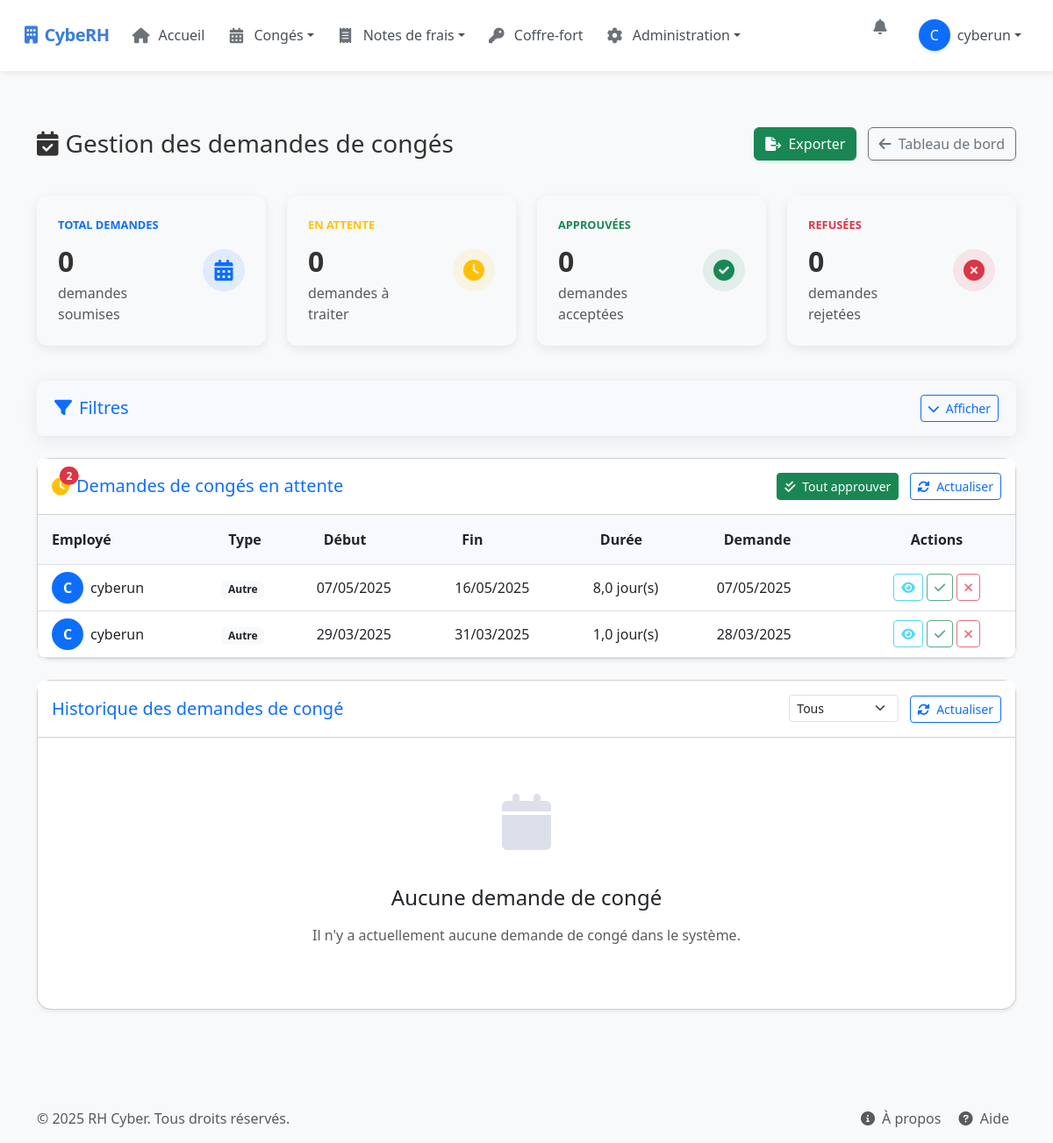
/manage-leaves/ (signed in), run on an earlier commit of the app's database.
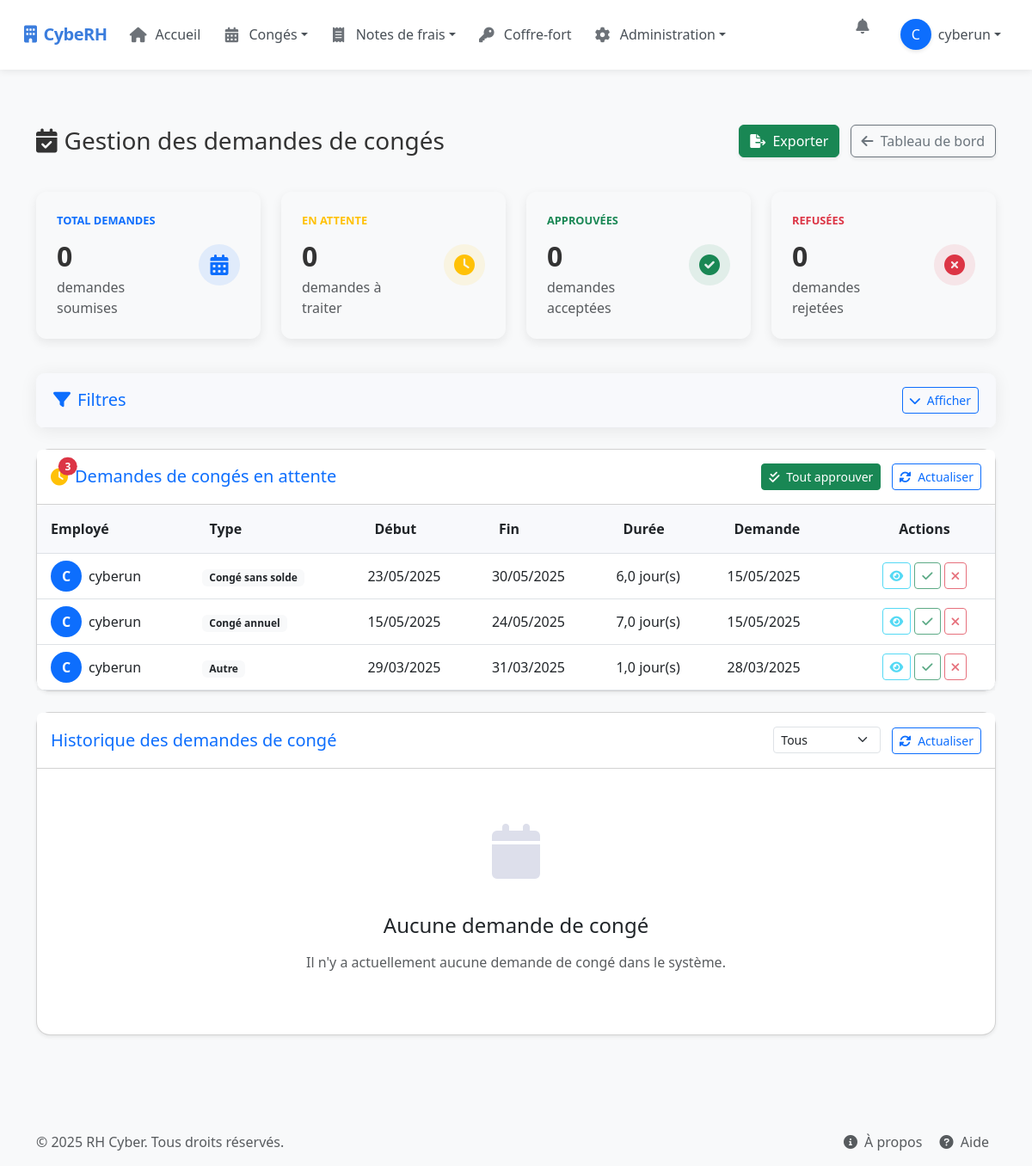
And on a later commit of the database.
### rh_management/models.py (models this page shows, shortened)
class LeaveRequest(models.Model):
    LEAVE_TYPES = (
        ('annual', 'Congé annuel'),
        ('sick', 'Congé maladie'),
        ('parental', 'Congé parental'),
        ('unpaid', 'Congé sans solde'),
        ('bereavement', 'Congé pour décès'),
        ('marriage', 'Congé pour mariage'),
        ('moving', 'Congé pour déménagement'),
        ('other', 'Autre')
    )
    STATUS_CHOICES = (
        ('pending', 'En attente'),
        ('approved', 'Approuvé'),
        ('rejected', 'Refusé')
    )
    HALF_DAY_PERIOD_CHOICES = (
        ('morning', 'Matin'),
        ('afternoon', 'Après-midi')
    )
    user = models.ForeignKey(User, on_delete=models.CASCADE, related_name='leave_requests')
    leave_type = models.CharField(max_length=20, choices=LEAVE_TYPES)
    start_date = models.DateField()
    end_date = models.DateField()
    half_day = models.BooleanField(default=False)
    half_day_period = models.CharField(max_length=10, choices=HALF_DAY_PERIOD_CHOICES, default='morning', blank=True)
    reason = models.TextField(blank=True, null=True)
    status = models.CharField(max_length=10, choices=STATUS_CHOICES, default='pending')
    attachment = models.FileField(upload_to='leave_attachments/', blank=True, null=True)
    created_at = models.DateTimeField(auto_now_add=True)
    updated_at = models.DateTimeField(auto_now=True)
    days_requested = models.DecimalField(max_digits=4, decimal_places=1, default=0)
    class Meta:
        ordering = ['-created_at']

### rh_management/views/leave_views.py (the view, shortened to what this page needs)
# urls.py: path("manage-leaves/", manage_leaves_view, name="manage_leaves"),
@login_required
@user_passes_test(is_admin_hr_or_encadrant)
def manage_leaves_view(request):
    if not request.user.is_authenticated:
        return redirect('login')
    from .permissions import is_encadrant, is_rh, is_admin
    is_admin_flag = is_admin(request.user)
    is_rh_flag = is_rh(request.user)
    is_encadrant_flag = is_encadrant(request.user)
    if not (is_admin_flag or is_rh_flag or is_encadrant_flag):
        messages.error(request, "Vous n'avez pas les permissions nécessaires pour accéder à cette page.")
        return redirect('dashboard')
    if is_admin_flag:
        pending_leaves = LeaveRequest.objects.filter(status='pending').order_by('-created_at')
        processed_leaves = LeaveRequest.objects.exclude(status='pending').order_by('-updated_at')
    elif is_encadrant_flag:
        stp_group = Group.objects.get(name='STP')
        stp_users = stp_group.user_set.all()
        pending_leaves = LeaveRequest.objects.filter(user__in=stp_users, status='pending').order_by('-created_at')
        processed_leaves = LeaveRequest.objects.filter(user__in=stp_users).exclude(status='pending').order_by('-updated_at')
    else:
        pending_leaves = LeaveRequest.objects.none()
        processed_leaves = LeaveRequest.objects.none()
    user_leaves = LeaveRequest.objects.filter(user=request.user).order_by('-created_at')
    new_leave_requests_count = LeaveRequest.objects.filter(status='pending').count()
    new_expense_reports_count = ExpenseReport.objects.filter(status='pending').count()
    new_kilometric_expenses_count = KilometricExpense.objects.filter(status='pending').count()
    context = {
        'pending_leaves': pending_leaves,
        'user_leaves': user_leaves,
        'processed_leaves': processed_leaves,
        'is_admin': is_admin_flag,
        'is_hr': is_rh_flag,
        'is_encadrant': is_encadrant_flag,
        'new_leave_requests_count': new_leave_requests_count,
        'new_expense_reports_count': new_expense_reports_count,
        'new_kilometric_expenses_count': new_kilometric_expenses_count,
    }
    return render(request, 'rh_management/manage_leaves.html', context)

### rh_management/views/permissions.py (called while the page is built)
def is_admin(user):
    return user.is_superuser

def is_rh(user):
    return user.is_staff or user.groups.filter(name="RH").exists()

def is_encadrant(user):
    return user.groups.filter(name="Encadrant").exists()

def is_admin_hr_or_encadrant(user):
    return user.is_superuser or user.is_staff or user.groups.filter(name='Encadrant').exists()

### templates/rh_management/manage_leaves.html (shortened to what the changed rows need)
{% extends "base.html" %}
{% block content %}
<div class="container py-4">
    <div class="d-sm-flex align-items-center justify-content-between leave-header">
        <h1 class="h3 mb-0 text-gray-800"><i class="fas fa-calendar-check me-2"></i>Gestion des demandes de congés</h1>
    </div>
    <div class="card shadow-sm mb-4 rounded-4">
        <div class="card-header py-3 d-flex justify-content-between align-items-center bg-white rounded-top">
            <div class="d-flex align-items-center">
                <span class="position-relative me-2">
                    <i class="fas fa-clock fa-lg text-warning"></i>
                    {% if pending_leaves %}
                    <span class="position-absolute top-0 start-100 translate-middle badge rounded-pill bg-danger">
                        {{ pending_leaves|length }}
                    </span>
                    {% endif %}
                </span>
            </div>
        </div>
        <div class="card-body p-0">
            {% if pending_leaves %}
                <div class="table-responsive">
                    <table class="table table-hover leave-table align-middle mb-0" id="pendingLeavesTable">
                        <thead>
                            <tr>
                                <th class="ps-3">Employé</th>
                                <th>Type</th>
                                <th>Début</th>
                                <th>Fin</th>
                                <th>Durée</th>
                                <th>Demande</th>
                                <th class="text-center">Actions</th>
                            </tr>
                        </thead>
                        <tbody>
                            {% for leave in pending_leaves %}
                                <tr class="leave-row">
                                    <td class="ps-3">
                                        <div class="d-flex align-items-center">
                                            <div class="user-bubble bg-primary text-white me-2">
                                                {{ leave.user.get_full_name|default:leave.user.username|slice:":1"|upper }}
                                            </div>
                                            <div>{{ leave.user.get_full_name|default:leave.user.username }}</div>
                                        </div>
                                    </td>
                                    <td>
                                        <span class="badge bg-light text-dark">{{ leave.get_leave_type_display }}</span>
                                    </td>
                                    <td>{{ leave.start_date|date:"d/m/Y" }}</td>
                                    <td>{{ leave.end_date|date:"d/m/Y" }}</td>
                                    <td>{{ leave.days_requested }} jour(s)</td>
                                    <td>{{ leave.created_at|date:"d/m/Y" }}</td>
                                    <td>
                                        <div class="btn-group-actions d-flex justify-content-center">
                                            <button type="button" class="btn btn-sm btn-outline-info me-1 view-leave"
                                                    data-bs-toggle="modal"
                                                    data-bs-target="#detailsModal{{ leave.id }}">
                                                <i class="fas fa-eye"></i>
                                            </button>
                                            <button type="button" class="btn btn-sm btn-outline-success me-1 approve-leave"
                                                    data-bs-toggle="modal"
                                                    data-bs-target="#approveModal{{ leave.id }}">
                                                <i class="fas fa-check"></i>
                                            </button>
                                            <button type="button" class="btn btn-sm btn-outline-danger reject-leave"
                                                    data-bs-toggle="modal"
                                                    data-bs-target="#rejectModal{{ leave.id }}">
                                                <i class="fas fa-times"></i>
                                            </button>
                                        </div>
                                    </td>
                                </tr>
                            {% endfor %}
                        </tbody>
                    </table>
                </div>
            {% endif %}
        </div>
    </div>
</div>
{% endblock %}

What changed in the data, as far as the page shows it:
no longer on this page (row edited): LeaveRequest: user.get_full_name "C", user.get_full_name "cyberun", leave_type "Autre", start_date "07/05/2025", end_date "16/05/2025", days_requested "8,0", created_at "07/05/2025"
added LeaveRequest: user.get_full_name "C", user.get_full_name "cyberun", leave_type "Congé sans solde", start_date "23/05/2025", end_date "30/05/2025", days_requested "6,0", created_at "15/05/2025"
added LeaveRequest: user.get_full_name "C", user.get_full_name "cyberun", leave_type "Congé annuel", start_date "15/05/2025", end_date "24/05/2025", days_requested "7,0", created_at "15/05/2025"
Also different on the page:
{{ pending_leaves|length }}: "2" → "3"
